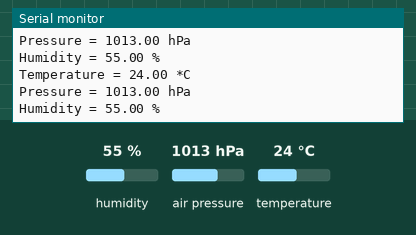
Bench run of a sketch on a simulated Arduino Uno, built with avr-gcc and run on an emulated ATmega328P. On the bench: the last lines printed to the serial monitor. The test bench sets the inputs (shaded band); at power-on: humidity 55 %, air pressure 1013 hPa, temperature 24 °C.

Above: at 1.8 s.
1.9 s: humidity set to 22 %
At 2.7 s:
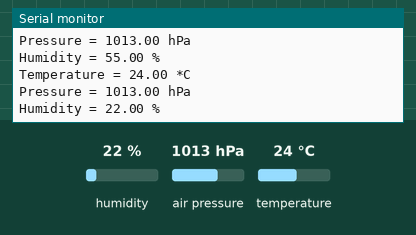
3.4 s: air pressure set to 952 hPa
At 4.5 s:
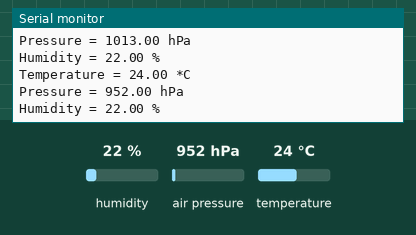
4.9 s: temperature set to 12 °C
At 5.5 s:
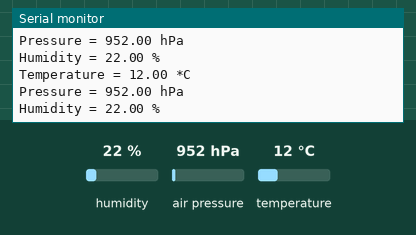

The sketch:

BME280.ino
```cpp
#include <Wire.h>
#include <Adafruit_Sensor.h>
#include <Adafruit_BME280.h>

Adafruit_BME280 bme; // I2C

unsigned long delayTime;

void setup() {
  Serial.begin(9600);
  Serial.println(F("BME280 test"));

  bool bme280Status;
  bme280Status = bme.begin(0x76);
  if (!bme280Status) {
    Serial.println("BME280 non è stato rilevato!");
  } else {
    Serial.println("-- BME280 Rilevato! --");
    delayTime = 1000;

    Serial.println();
  }
}


void loop() {
  bme280Values();
  delay(delayTime);
}

void bme280Values() {
  Serial.print("Temperature = ");
  Serial.print(bme.readTemperature());
  Serial.println(" *C");

  Serial.print("Pressure = ");
  Serial.print(bme.readPressure() / 100.0F);
  Serial.println(" hPa");

  Serial.print("Humidity = ");
  Serial.print(bme.readHumidity());
  Serial.println(" %");

  Serial.println();
}
```

Measured:
- after the input at 1.9 s, the serial monitor: prints a new line after 0.20 s (image 1)
- after the input at 3.4 s, the serial monitor: prints a new line after 0.69 s (image 2)
- after the input at 4.9 s, the serial monitor: prints a new line after 0.17 s (image 3)
